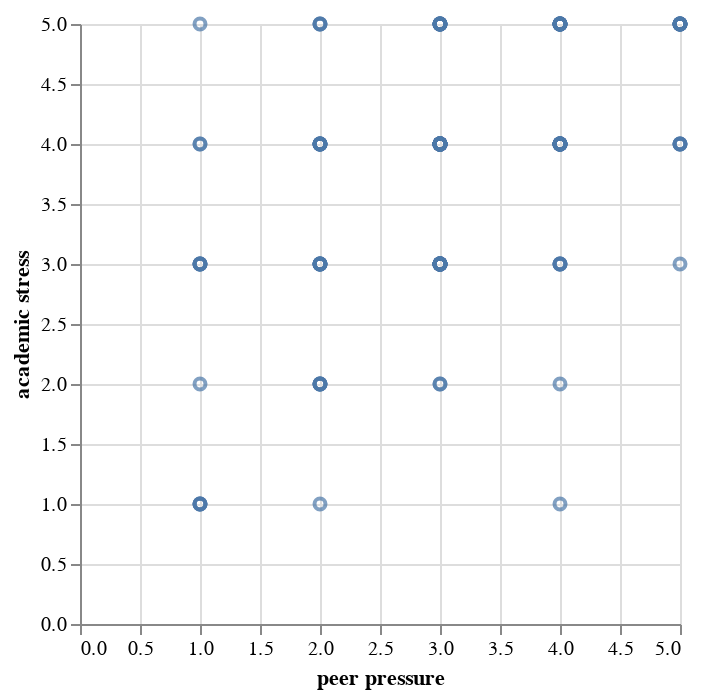

Notebook code cell kept with this figure:
### Markdown cell above
6. Create a scatterplot from the student_stress dataset using Altair. Plot academic stress index vs. peer pressure. Be sure to give the plot human-readable titles. Paste in a screen shot.

### Code cell
#Answer
import altair as alt
student_stress_plot = alt.Chart(student_stress_df).mark_point().encode(
    x=alt.X('Peer pressure').title('peer pressure'),
    y=alt.Y('Rate your academic stress index ').title('academic stress')
)
student_stress_plot

### Figure 1 — Vega-Lite specification as saved in the notebook (floating-point values rounded to 4 significant figures; data arrays with more than 128 entries replaced by an {"elided": "..."} marker saying what was removed)
{"config": {"view": {"continuousWidth": 300, "continuousHeight": 300}}, "data": {"name": "data-f57a402aed388ab905c63af7f68a9808"}, "mark": {"type": "point"}, "encoding": {"x": {"field": "Peer pressure", "title": "peer pressure", "type": "quantitative"}, "y": {"field": "Rate your academic stress index ", "title": "academic stress", "type": "quantitative"}}, "$schema": "https://vega.github.io/schema/vega-lite/v5.8.0.json", "datasets": {"data-f57a402aed388ab905c63af7f68a9808": {"elided": "140 records"}}}
